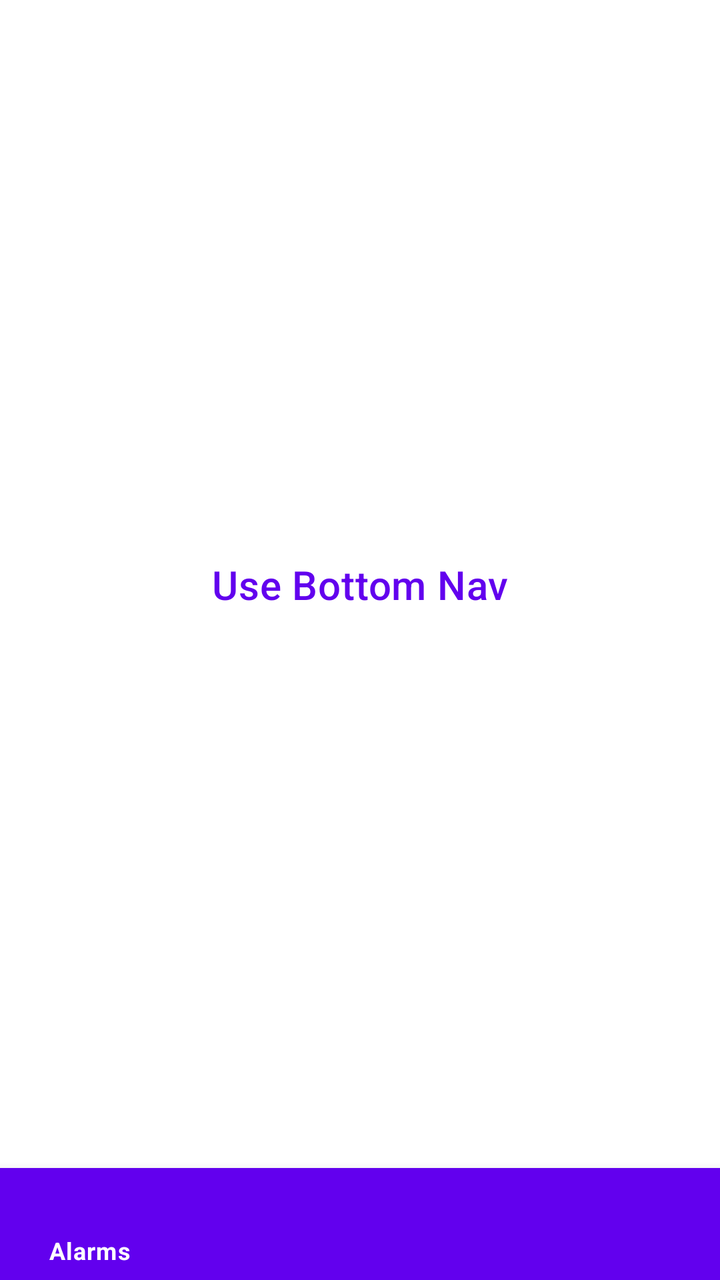
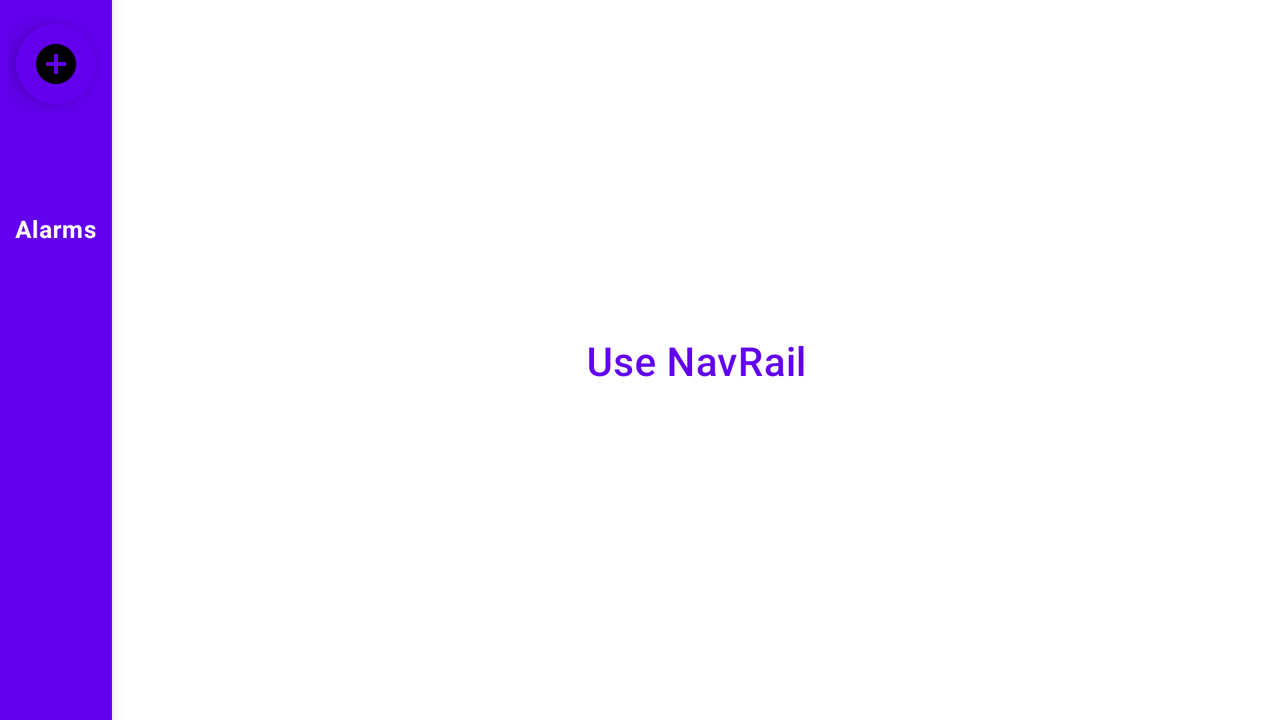

Two renders of one Android screen. The first uses the default layout on a phone; the second uses the alternative layout the repository ships for a different screen configuration, on a matching device. The two XML files are below.
<!-- AndroidManifest.xml: application theme Theme.NavigationRailSample -->
<!-- res/layout/activity_main.xml -->
<androidx.constraintlayout.widget.ConstraintLayout xmlns:android="http://schemas.android.com/apk/res/android"
    xmlns:app="http://schemas.android.com/apk/res-auto"
    xmlns:tools="http://schemas.android.com/tools"
    android:layout_width="match_parent"
    android:layout_height="match_parent"
    android:orientation="vertical">

    <TextView
        android:id="@+id/textview"
        android:layout_width="0dp"
        android:layout_height="wrap_content"
        android:gravity="center"
        android:textAppearance="@style/TextAppearance.MaterialComponents.Headline6"
        android:textColor="?colorPrimary"
        app:layout_constraintBottom_toTopOf="@id/bottom_bar"
        app:layout_constraintEnd_toEndOf="parent"
        app:layout_constraintStart_toStartOf="parent"
        app:layout_constraintTop_toTopOf="parent"
        tools:text="@string/bottom_nav_label" />

    <com.google.android.material.bottomnavigation.BottomNavigationView
        android:id="@+id/bottom_bar"
        style="@style/Widget.MaterialComponents.BottomNavigationView.PrimarySurface"
        android:layout_width="match_parent"
        android:layout_height="wrap_content"
        app:layout_constraintBottom_toBottomOf="parent"
        app:layout_constraintEnd_toEndOf="parent"
        app:layout_constraintStart_toStartOf="parent"
        app:menu="@menu/nav_menu" />

</androidx.constraintlayout.widget.ConstraintLayout>
<!-- resources referenced by this layout -->
<resources>
  <string name="bottom_nav_label">Use Bottom Nav</string>
  <style name="Theme.NavigationRailSample" parent="Theme.MaterialComponents.DayNight.DarkActionBar">
          
          <item name="colorPrimary">@color/purple_500</item>
          <item name="colorPrimaryVariant">@color/purple_700</item>
          <item name="colorOnPrimary">@color/white</item>
          
          <item name="colorSecondary">@color/teal_200</item>
          <item name="colorSecondaryVariant">@color/teal_700</item>
          <item name="colorOnSecondary">@color/black</item>
          
          <item name="android:statusBarColor" tools:targetApi="l">?attr/colorPrimaryVariant</item>
          
      </style>
</resources>
<!-- res/layout-land/activity_main.xml (the repository's variant of the layout above) -->
<!-- drawn on the phone turned sideways -->
<androidx.constraintlayout.widget.ConstraintLayout xmlns:android="http://schemas.android.com/apk/res/android"
    xmlns:app="http://schemas.android.com/apk/res-auto"
    xmlns:tools="http://schemas.android.com/tools"
    android:layout_width="match_parent"
    android:layout_height="match_parent">

    <TextView
        android:id="@+id/textview"
        android:layout_width="0dp"
        android:layout_height="wrap_content"
        android:gravity="center"
        android:textAppearance="@style/TextAppearance.MaterialComponents.Headline6"
        android:textColor="?colorPrimary"
        app:layout_constraintBottom_toBottomOf="parent"
        app:layout_constraintEnd_toEndOf="parent"
        app:layout_constraintStart_toEndOf="@id/navigation_rail"
        app:layout_constraintTop_toTopOf="parent"
        tools:text="@string/nav_rail_label" />

    <com.google.android.material.navigationrail.NavigationRailView
        android:id="@+id/navigation_rail"
        style="@style/Widget.MaterialComponents.NavigationRailView.Colored.Compact"
        android:layout_width="wrap_content"
        android:layout_height="match_parent"
        app:headerLayout="@layout/nav_header"
        app:labelVisibilityMode="selected"
        app:layout_constraintStart_toStartOf="parent"
        app:layout_constraintTop_toTopOf="parent"
        app:menu="@menu/nav_menu"
        app:menuGravity="top" />

</androidx.constraintlayout.widget.ConstraintLayout>
<!-- res/layout/nav_header.xml (included above) -->
<?xml version="1.0" encoding="utf-8"?>
<androidx.constraintlayout.widget.ConstraintLayout xmlns:android="http://schemas.android.com/apk/res/android"
    xmlns:app="http://schemas.android.com/apk/res-auto"
    android:layout_width="match_parent"
    android:layout_height="match_parent">


    <com.google.android.material.floatingactionbutton.FloatingActionButton
        android:id="@+id/fab_add"
        android:layout_width="wrap_content"
        android:layout_height="wrap_content"
        android:background="?colorPrimary"
        android:backgroundTint="?colorPrimary"
        android:contentDescription="@string/add_item"
        app:borderWidth="0dp"
        app:fabSize="mini"
        app:layout_constraintStart_toStartOf="parent"
        app:layout_constraintTop_toTopOf="parent"
        app:srcCompat="@drawable/ic_baseline_add_circle_24" />
</androidx.constraintlayout.widget.ConstraintLayout>
<!-- resources referenced by the variant -->
<!-- as the phone turned sideways resolves them -->
<resources>
  <!-- drawable ic_baseline_add_circle_24 (drawable) -->
  <vector xmlns:android="http://schemas.android.com/apk/res/android"
      android:width="24dp"
      android:height="24dp"
      android:viewportWidth="24"
      android:viewportHeight="24">
    <path
        android:fillColor="@color/white"
        android:pathData="M12,2C6.48,2 2,6.48 2,12s4.48,10 10,10 10,-4.48 10,-10S17.52,2 12,2zM17,13h-4v4h-2v-4L7,13v-2h4L11,7h2v4h4v2z"/>
  </vector>
  <string name="add_item">Add item</string>
  <string name="nav_rail_label">Use NavRail</string>
  <style name="Theme.NavigationRailSample" parent="Theme.MaterialComponents.DayNight.DarkActionBar">
          
          <item name="colorPrimary">@color/purple_500</item>
          <item name="colorPrimaryVariant">@color/purple_700</item>
          <item name="colorOnPrimary">@color/white</item>
          
          <item name="colorSecondary">@color/teal_200</item>
          <item name="colorSecondaryVariant">@color/teal_700</item>
          <item name="colorOnSecondary">@color/black</item>
          
          <item name="android:statusBarColor" tools:targetApi="l">?attr/colorPrimaryVariant</item>
          
      </style>
</resources>
